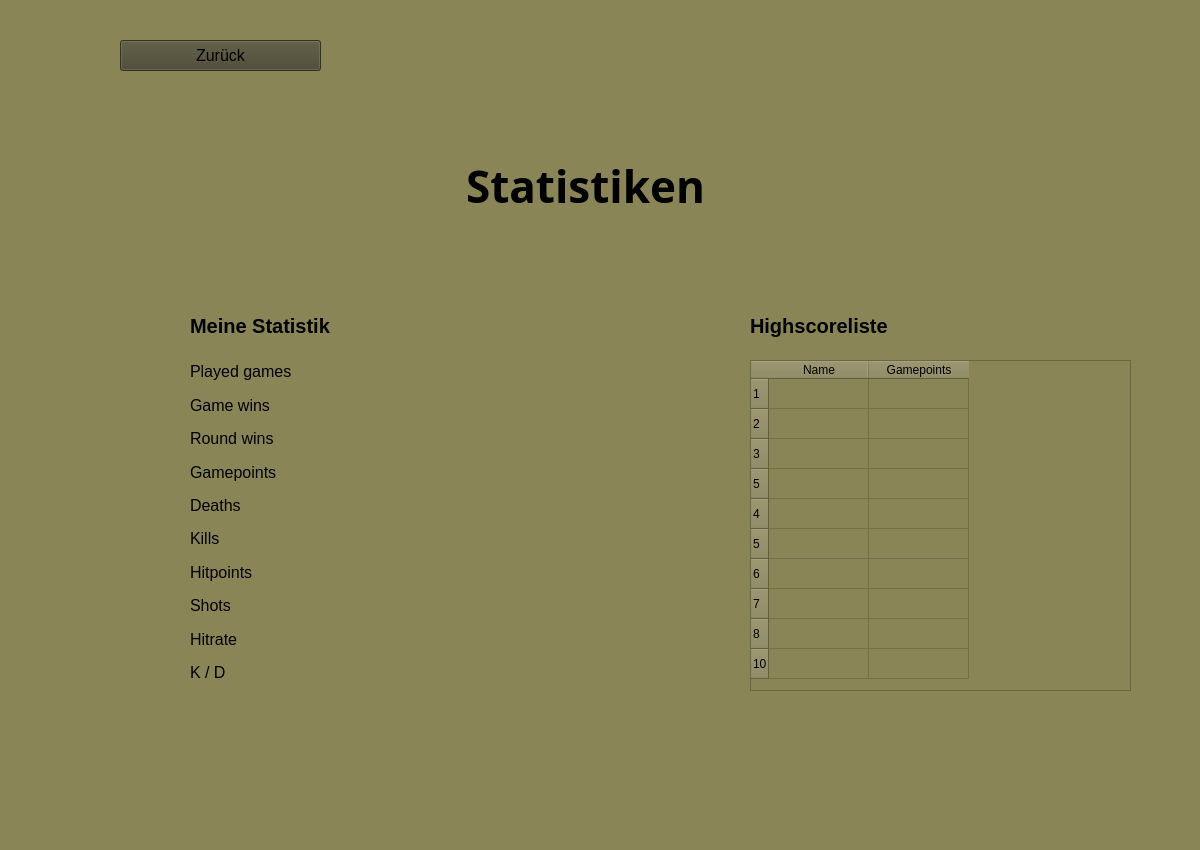
<?xml version="1.0" encoding="UTF-8"?>
<ui version="4.0">
 <class>statisticView</class>
 <widget class="QWidget" name="statisticView">
  <property name="geometry">
   <rect>
    <x>0</x>
    <y>0</y>
    <width>1200</width>
    <height>850</height>
   </rect>
  </property>
  <property name="sizePolicy">
   <sizepolicy hsizetype="Fixed" vsizetype="Fixed">
    <horstretch>0</horstretch>
    <verstretch>0</verstretch>
   </sizepolicy>
  </property>
  <property name="styleSheet">
   <string notr="true">background: #8A8557;</string>
  </property>
  <widget class="QPushButton" name="showMainMenuView">
   <property name="geometry">
    <rect>
     <x>120</x>
     <y>40</y>
     <width>201</width>
     <height>31</height>
    </rect>
   </property>
   <property name="sizePolicy">
    <sizepolicy hsizetype="Fixed" vsizetype="Fixed">
     <horstretch>0</horstretch>
     <verstretch>0</verstretch>
    </sizepolicy>
   </property>
   <property name="font">
    <font>
     <pointsize>12</pointsize>
    </font>
   </property>
   <property name="styleSheet">
    <string notr="true">background-color: #47452E;
border-color: #111111;
  
</string>
   </property>
   <property name="text">
    <string>Zurück</string>
   </property>
   <property name="autoDefault">
    <bool>false</bool>
   </property>
  </widget>
  <widget class="QLabel" name="label">
   <property name="geometry">
    <rect>
     <x>390</x>
     <y>150</y>
     <width>391</width>
     <height>71</height>
    </rect>
   </property>
   <property name="font">
    <font>
     <family>Stencil</family>
     <pointsize>22</pointsize>
    </font>
   </property>
   <property name="text">
    <string>&lt;html&gt;&lt;head/&gt;&lt;body&gt;&lt;h2 align=&quot;center&quot;&gt;Statistiken&lt;/h2&gt;&lt;/body&gt;&lt;/html&gt;</string>
   </property>
  </widget>
  <widget class="QWidget" name="horizontalLayoutWidget">
   <property name="geometry">
    <rect>
     <x>190</x>
     <y>360</y>
     <width>341</width>
     <height>324</height>
    </rect>
   </property>
   <layout class="QHBoxLayout" name="statistic" stretch="0,0">
    <property name="spacing">
     <number>0</number>
    </property>
    <property name="topMargin">
     <number>0</number>
    </property>
    <item>
     <layout class="QVBoxLayout" name="verticalLayout_2">
      <property name="spacing">
       <number>10</number>
      </property>
      <item>
       <widget class="QLabel" name="label_14">
        <property name="font">
         <font>
          <pointsize>12</pointsize>
         </font>
        </property>
        <property name="autoFillBackground">
         <bool>false</bool>
        </property>
        <property name="styleSheet">
         <string notr="true"/>
        </property>
        <property name="text">
         <string>Played games</string>
        </property>
       </widget>
      </item>
      <item>
       <widget class="QLabel" name="label_15">
        <property name="font">
         <font>
          <pointsize>12</pointsize>
         </font>
        </property>
        <property name="text">
         <string>Game wins</string>
        </property>
       </widget>
      </item>
      <item>
       <widget class="QLabel" name="label_16">
        <property name="font">
         <font>
          <pointsize>12</pointsize>
         </font>
        </property>
        <property name="text">
         <string>Round wins</string>
        </property>
       </widget>
      </item>
      <item>
       <widget class="QLabel" name="label_17">
        <property name="font">
         <font>
          <pointsize>12</pointsize>
         </font>
        </property>
        <property name="text">
         <string>Gamepoints</string>
        </property>
       </widget>
      </item>
      <item>
       <widget class="QLabel" name="label_18">
        <property name="font">
         <font>
          <pointsize>12</pointsize>
         </font>
        </property>
        <property name="text">
         <string>Deaths</string>
        </property>
       </widget>
      </item>
      <item>
       <widget class="QLabel" name="label_19">
        <property name="font">
         <font>
          <pointsize>12</pointsize>
         </font>
        </property>
        <property name="text">
         <string>Kills</string>
        </property>
       </widget>
      </item>
      <item>
       <widget class="QLabel" name="label_21">
        <property name="font">
         <font>
          <pointsize>12</pointsize>
         </font>
        </property>
        <property name="text">
         <string>Hitpoints</string>
        </property>
       </widget>
      </item>
      <item>
       <widget class="QLabel" name="label_20">
        <property name="font">
         <font>
          <pointsize>12</pointsize>
         </font>
        </property>
        <property name="text">
         <string>Shots</string>
        </property>
       </widget>
      </item>
      <item>
       <widget class="QLabel" name="label_22">
        <property name="font">
         <font>
          <pointsize>12</pointsize>
         </font>
        </property>
        <property name="text">
         <string>Hitrate</string>
        </property>
       </widget>
      </item>
      <item>
       <widget class="QLabel" name="label_23">
        <property name="font">
         <font>
          <pointsize>12</pointsize>
         </font>
        </property>
        <property name="text">
         <string>K / D</string>
        </property>
       </widget>
      </item>
     </layout>
    </item>
    <item>
     <layout class="QVBoxLayout" name="verticalLayout">
      <property name="spacing">
       <number>10</number>
      </property>
      <item>
       <widget class="QLabel" name="playedGames">
        <property name="font">
         <font>
          <pointsize>12</pointsize>
         </font>
        </property>
        <property name="text">
         <string/>
        </property>
       </widget>
      </item>
      <item>
       <widget class="QLabel" name="gameWins">
        <property name="font">
         <font>
          <pointsize>12</pointsize>
         </font>
        </property>
        <property name="text">
         <string/>
        </property>
       </widget>
      </item>
      <item>
       <widget class="QLabel" name="roundWins">
        <property name="font">
         <font>
          <pointsize>12</pointsize>
         </font>
        </property>
        <property name="text">
         <string/>
        </property>
       </widget>
      </item>
      <item>
       <widget class="QLabel" name="gamePoints">
        <property name="font">
         <font>
          <pointsize>12</pointsize>
         </font>
        </property>
        <property name="text">
         <string/>
        </property>
       </widget>
      </item>
      <item>
       <widget class="QLabel" name="deaths">
        <property name="font">
         <font>
          <pointsize>12</pointsize>
         </font>
        </property>
        <property name="text">
         <string/>
        </property>
       </widget>
      </item>
      <item>
       <widget class="QLabel" name="kills">
        <property name="font">
         <font>
          <pointsize>12</pointsize>
         </font>
        </property>
        <property name="text">
         <string/>
        </property>
       </widget>
      </item>
      <item>
       <widget class="QLabel" name="shots">
        <property name="font">
         <font>
          <pointsize>12</pointsize>
         </font>
        </property>
        <property name="text">
         <string/>
        </property>
       </widget>
      </item>
      <item>
       <widget class="QLabel" name="hitpoints">
        <property name="font">
         <font>
          <pointsize>12</pointsize>
         </font>
        </property>
        <property name="text">
         <string/>
        </property>
       </widget>
      </item>
      <item>
       <widget class="QLabel" name="hitrate">
        <property name="font">
         <font>
          <pointsize>12</pointsize>
         </font>
        </property>
        <property name="text">
         <string/>
        </property>
       </widget>
      </item>
      <item>
       <widget class="QLabel" name="killDeathRate">
        <property name="font">
         <font>
          <pointsize>12</pointsize>
         </font>
        </property>
        <property name="text">
         <string/>
        </property>
       </widget>
      </item>
     </layout>
    </item>
   </layout>
  </widget>
  <widget class="QLabel" name="label_2">
   <property name="geometry">
    <rect>
     <x>190</x>
     <y>310</y>
     <width>161</width>
     <height>31</height>
    </rect>
   </property>
   <property name="font">
    <font>
     <pointsize>15</pointsize>
     <weight>75</weight>
     <bold>true</bold>
    </font>
   </property>
   <property name="text">
    <string>Meine Statistik</string>
   </property>
  </widget>
  <widget class="QLabel" name="label_3">
   <property name="geometry">
    <rect>
     <x>750</x>
     <y>310</y>
     <width>161</width>
     <height>31</height>
    </rect>
   </property>
   <property name="font">
    <font>
     <pointsize>15</pointsize>
     <weight>75</weight>
     <bold>true</bold>
    </font>
   </property>
   <property name="text">
    <string>Highscoreliste</string>
   </property>
  </widget>
  <widget class="QTableWidget" name="tableWidget">
   <property name="geometry">
    <rect>
     <x>750</x>
     <y>360</y>
     <width>381</width>
     <height>331</height>
    </rect>
   </property>
   <property name="autoFillBackground">
    <bool>false</bool>
   </property>
   <property name="styleSheet">
    <string notr="true"/>
   </property>
   <property name="rowCount">
    <number>10</number>
   </property>
   <property name="columnCount">
    <number>2</number>
   </property>
   <row>
    <property name="text">
     <string>1</string>
    </property>
   </row>
   <row>
    <property name="text">
     <string>2</string>
    </property>
   </row>
   <row>
    <property name="text">
     <string>3</string>
    </property>
   </row>
   <row>
    <property name="text">
     <string>5</string>
    </property>
   </row>
   <row>
    <property name="text">
     <string>4</string>
    </property>
   </row>
   <row>
    <property name="text">
     <string>5</string>
    </property>
   </row>
   <row>
    <property name="text">
     <string>6</string>
    </property>
   </row>
   <row>
    <property name="text">
     <string>7</string>
    </property>
   </row>
   <row>
    <property name="text">
     <string>8</string>
    </property>
   </row>
   <row>
    <property name="text">
     <string>10</string>
    </property>
   </row>
   <column>
    <property name="text">
     <string>Name</string>
    </property>
   </column>
   <column>
    <property name="text">
     <string>Gamepoints</string>
    </property>
   </column>
  </widget>
 </widget>
 <resources>
  <include location="../src/resources/images/ressourcesETanks.qrc"/>
 </resources>
 <connections/>
</ui>
